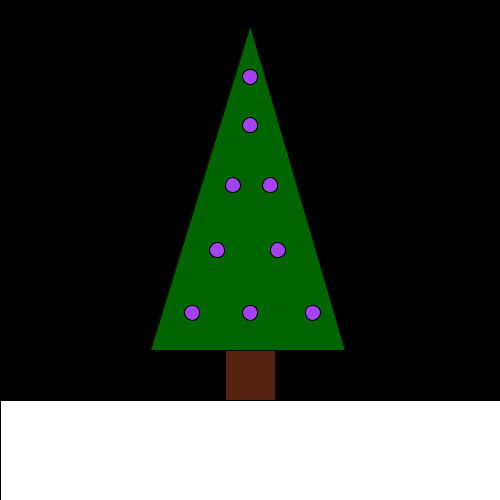
Frame 1 (no input)
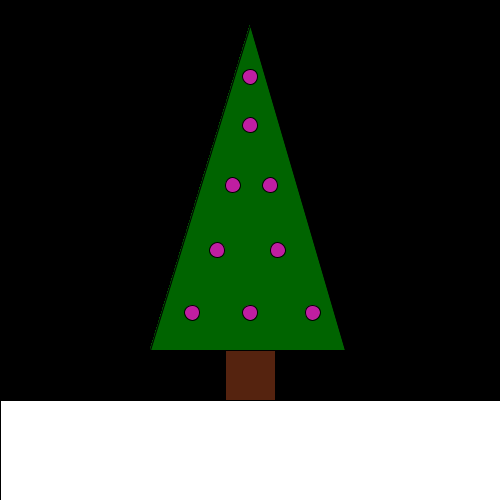
Frame 60 (the mouse pressed at the canvas centre just before this capture)
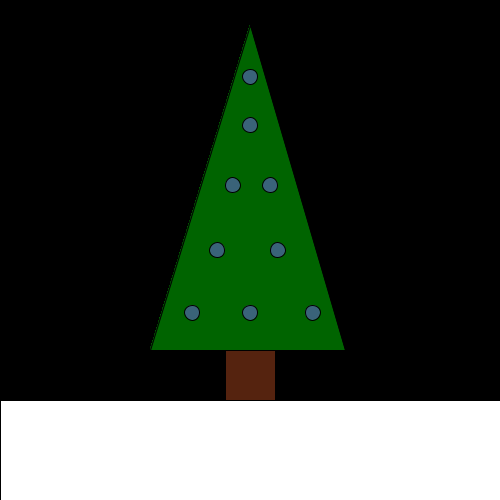
Frame 120 (the mouse held since frame 60 and released just before this capture)

The Processing sketch that drew these frames (run headless with seeded random() and noise(); from frame 60 on, the mouse is pressed at the canvas centre):

// Processing sketch: processing_124173
// ── processing_124173.pde

void setup()
{
size(500,500);
background(0,0,0);

}


void draw()
{
  fill(0,100,0);
  triangle(150,350,250,25,345,350);
  fill(85,35,15);
  rect(225,350,50,50);
  fill(random(255),random(255),random(255));
  ellipse(width/2.6,height/1.6,15,15);
  ellipse(width/1.6,height/1.6,15,15);
  ellipse(width/1.8,height/2,15,15);
  ellipse(width/2.3,height/2,15,15);
  ellipse(width/2.0,height/1.6,15,15);
  ellipse(width/1.85,height/2.7,15,15);
  ellipse(width/2.15,height/2.7,15,15);
  ellipse(width/2.0,height/4.0,15,15);
  ellipse(width/2.0,height/6.5,15,15);
  fill(255,255,255);
  rect(0,400,500,500);
}
